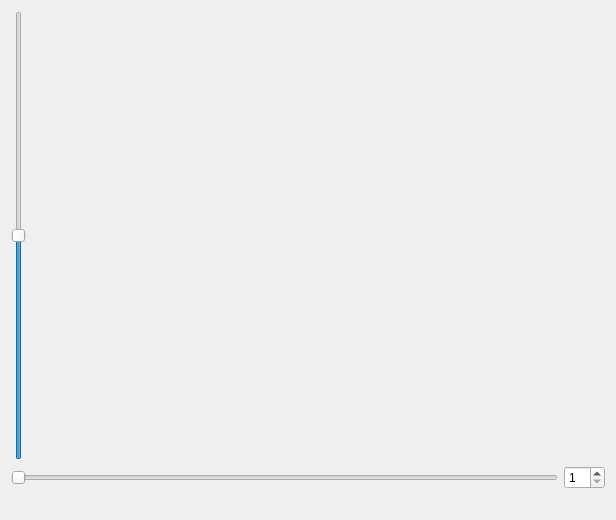
<?xml version="1.0" encoding="UTF-8"?>
<ui version="4.0">
 <class>dumpViewer</class>
 <widget class="QDialog" name="dumpViewer">
  <property name="geometry">
   <rect>
    <x>0</x>
    <y>0</y>
    <width>616</width>
    <height>520</height>
   </rect>
  </property>
  <property name="windowTitle">
   <string>dumpViewer</string>
  </property>
  <layout class="QVBoxLayout" name="verticalLayout">
   <item>
    <layout class="QHBoxLayout" name="horizontalLayout">
     <item>
      <widget class="QSlider" name="amplitudeSlider">
       <property name="maximum">
        <number>30</number>
       </property>
       <property name="value">
        <number>15</number>
       </property>
       <property name="orientation">
        <enum>Qt::Vertical</enum>
       </property>
      </widget>
     </item>
     <item>
      <widget class="QwtPlot" name="viewerWindow">
       <property name="toolTip">
        <string>&lt;html&gt;&lt;head/&gt;&lt;body&gt;&lt;p&gt;SNR viewer. Shows a recording of the stream SNR data. The Y-axis shows the level in dB; the X-axis shows the time in seconds.&lt;/p&gt;&lt;/body&gt;&lt;/html&gt;</string>
       </property>
      </widget>
     </item>
    </layout>
   </item>
   <item>
    <layout class="QHBoxLayout" name="horizontalLayout_2">
     <item>
      <widget class="QSlider" name="viewSlider">
       <property name="orientation">
        <enum>Qt::Horizontal</enum>
       </property>
      </widget>
     </item>
     <item>
      <widget class="QSpinBox" name="compressor">
       <property name="toolTip">
        <string>&lt;html&gt;&lt;head/&gt;&lt;body&gt;&lt;p&gt;Compression factor: increases the visible time span by skipping intermediate samples.&lt;/p&gt;&lt;/body&gt;&lt;/html&gt;</string>
       </property>
       <property name="minimum">
        <number>1</number>
       </property>
       <property name="maximum">
        <number>10</number>
       </property>
       <property name="value">
        <number>1</number>
       </property>
      </widget>
     </item>
    </layout>
   </item>
   <item>
    <widget class="QLabel" name="state">
     <property name="text">
      <string/>
     </property>
    </widget>
   </item>
  </layout>
 </widget>
 <customwidgets>
  <customwidget>
   <class>QwtPlot</class>
   <extends>QFrame</extends>
   <header>qwt_plot.h</header>
  </customwidget>
 </customwidgets>
 <resources/>
 <connections/>
</ui>
